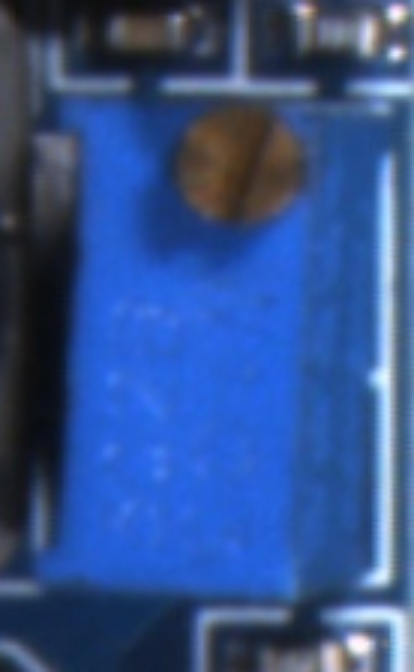
#> input picture pot_region.png, 414 x 672 px
$ python -i preprocess.py   (imports and definitions only)   (older library calls are emulated)
#> lines starting #> are read from the running program, lines starting #| are printed output that depends on the picture
#coding=utf-8
"""Tien xu ly + CHUAN HOA NGUON SANG truoc khi template matching, de matching giua
'data' (template chup luc teach) va 'anh thuc te' (luc detect) on dinh du anh sang khac.

QUAN TRONG: phep xu ly phai "crop-consistent" -> cho ket qua giong nhau cho mot vung
du vung do nam trong frame lon hay la template cat rieng. Vi vay chi dung TOAN TU CUC BO
(Gaussian/Sobel theo lan can), KHONG dung CLAHE/histogram-equalization (chuan hoa theo
toan anh -> template & frame bi xu ly khac nhau).

Cac mode (FPM_PP_MODE):
  "localnorm" (MAC DINH): chuan hoa anh sang/tuong phan CUC BO (I - mean_local)/std_local
       -> khu gradient anh sang nen (chieu sang khong deu, bong do), on dinh nhat giua
       data va anh thuc. NCC von da bat bien voi sang tuyen tinh, localnorm xu ly them
       phan sang CUC BO/phi tuyen ma NCC khong tu lo duoc.
  "localnorm+gradient": chuan hoa sang cuc bo roi lay bien canh.
  "gradient"  : blur nhe + Sobel magnitude (bien canh).
  "blur"      : chi lam min.
  "none"      : khong xu ly (chi dua vao tinh bat bien sang cua NCC).

Bien moi truong:
  FPM_PP_MODE  : nhu tren (mac dinh "localnorm")
  FPM_PP_SIGMA : ban kinh (sigma) uoc luong anh sang nen cho localnorm (mac dinh 21)
  FPM_PP_BLUR  : kich thuoc Gaussian lam min (so le, mac dinh 3; <3 = tat)
"""
import os
import cv2
import numpy as np

_MODE = os.environ.get("FPM_PP_MODE", "localnorm").lower()
_SIGMA = float(os.environ.get("FPM_PP_SIGMA", "21"))
_BLUR = int(os.environ.get("FPM_PP_BLUR", "3"))


def _smooth(g):
    if _BLUR >= 3 and _BLUR % 2 == 1:
        return cv2.GaussianBlur(g, (_BLUR, _BLUR), 0)
    return g


def _localnorm(g):
    """Chuan hoa anh sang/tuong phan cuc bo: (I - mean_local) / std_local.
    Loai bo gradient anh sang nen (chieu sang khong deu) -> ben voi nguon sang.
    Cuc bo nen crop-consistent (tru vien)."""
    f = g.astype(np.float32)
    mean = cv2.GaussianBlur(f, (0, 0), _SIGMA)
    diff = f - mean
    var = cv2.GaussianBlur(diff * diff, (0, 0), _SIGMA)
    std = np.sqrt(np.maximum(var, 0.0)) + 1.0
    out = diff / std
    out = np.clip(out * 40.0 + 128.0, 0, 255)
    return out.astype(np.uint8)


def _gradient(g):
    gx = cv2.Sobel(g, cv2.CV_32F, 1, 0, ksize=3)
    gy = cv2.Sobel(g, cv2.CV_32F, 0, 1, ksize=3)
    mag = cv2.magnitude(gx, gy)
    out = cv2.normalize(mag, None, 0, 255, cv2.NORM_MINMAX)
    return out.astype(np.uint8)


def preprocess(gray):
    """gray uint8 (H,W) -> gray uint8 (H,W) da chuan hoa sang + tien xu ly."""
    g = np.ascontiguousarray(gray)
    if g.ndim == 3:
        g = cv2.cvtColor(g, cv2.COLOR_RGB2GRAY)
    g = g.astype(np.uint8, copy=False)

    if _MODE == "none":
        return g

    g = _smooth(g)
    if _MODE == "blur":
        pass
    elif _MODE == "localnorm":
        g = _localnorm(g)
    elif _MODE == "gradient":
        g = _gradient(g)
    else:  # "localnorm+gradient"
        g = _gradient(_localnorm(g))
    return np.ascontiguousarray(g, dtype=np.uint8)

>>> import cv2
>>> picture = cv2.imread('pot_region.png', cv2.IMREAD_GRAYSCALE)
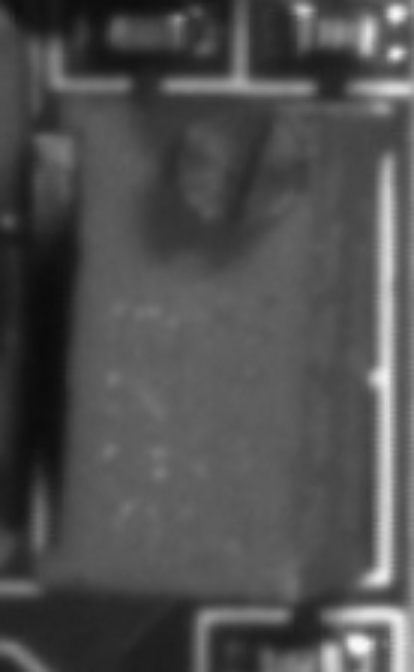
#> picture: shape (672, 414); min 11, max 249, mean 79.2
>>> result = preprocess(picture)
#> in _localnorm, `mean = cv2.GaussianBlur(f, (0, 0), _SIGMA)`:
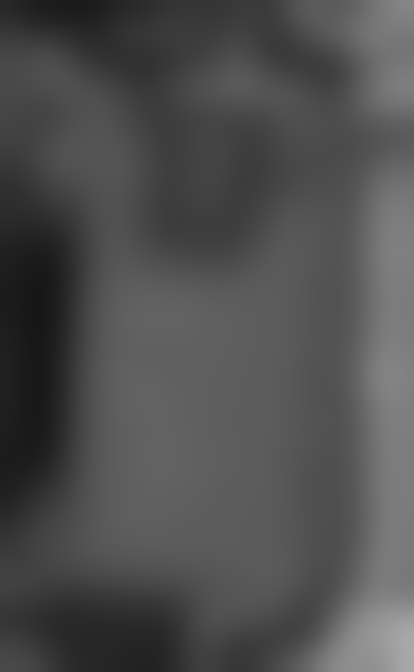
#> mean: shape (672, 414) float32; min 22.92, max 169.2, mean 79.2
#> in _localnorm, `diff = f - mean`:
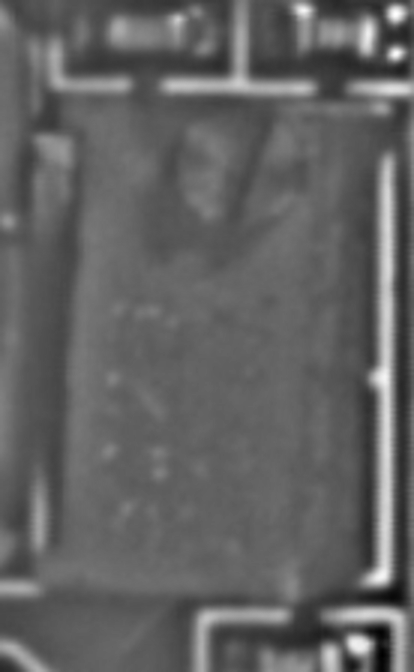
#> diff: shape (672, 414) float32; min -73.59, max 116.4, mean 0; drawn with min black and max white
#> in _localnorm, `var = cv2.GaussianBlur(diff * diff, (0, 0), _SIGMA)`:
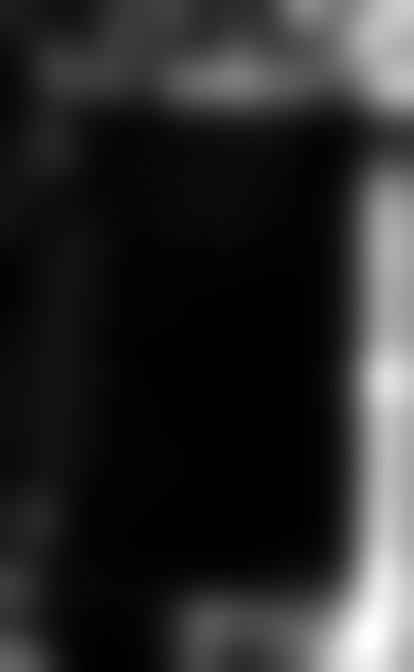
#> var: shape (672, 414) float32; min 2.6, max 2270.5, mean 391.4; drawn with min black and max white
#> in _localnorm, `std = np.sqrt(np.maximum(var, 0.0)) + 1.0`:
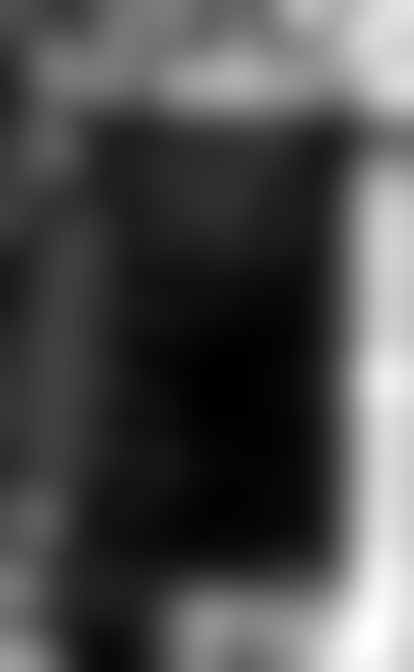
#> std: shape (672, 414) float32; min 2.61, max 48.65, mean 16.9; drawn with min black and max white
#> in _localnorm, `out = diff / std`:
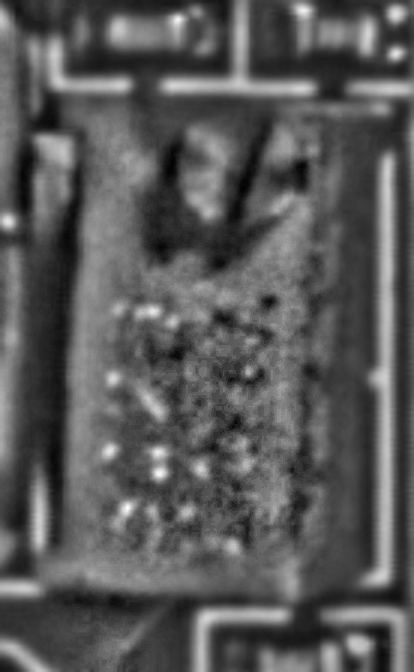
#> out: shape (672, 414) float32; min -1.82, max 3.42, mean 0.00959; drawn with min black and max white
#> in _localnorm, `out = np.clip(out * 40.0 + 128.0, 0, 255)`:
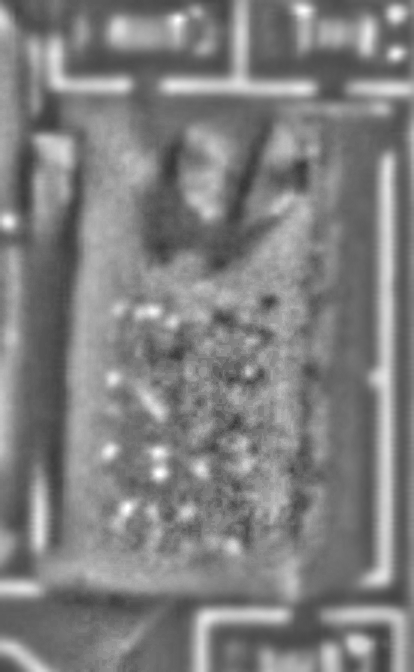
#> out: shape (672, 414) float32; min 55.06, max 255, mean 128.4

$ run again, on pot_template.png
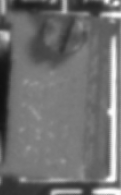
#> input picture pot_template.png, 121 x 195 px
#> picture is the input picture: shape (195, 121); min 16, max 252, mean 111.2
#> in _localnorm, `std = np.sqrt(np.maximum(var, 0.0)) + 1.0`:
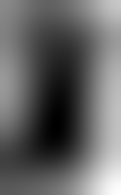
#> std: shape (195, 121) float32; min 13.54, max 54.07, mean 29.6; drawn with min black and max white
#> in _localnorm, `out = np.clip(out * 40.0 + 128.0, 0, 255)`:
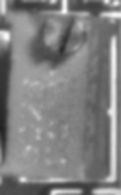
#> out: shape (195, 121) float32; min 32.09, max 252.9, mean 128.4
